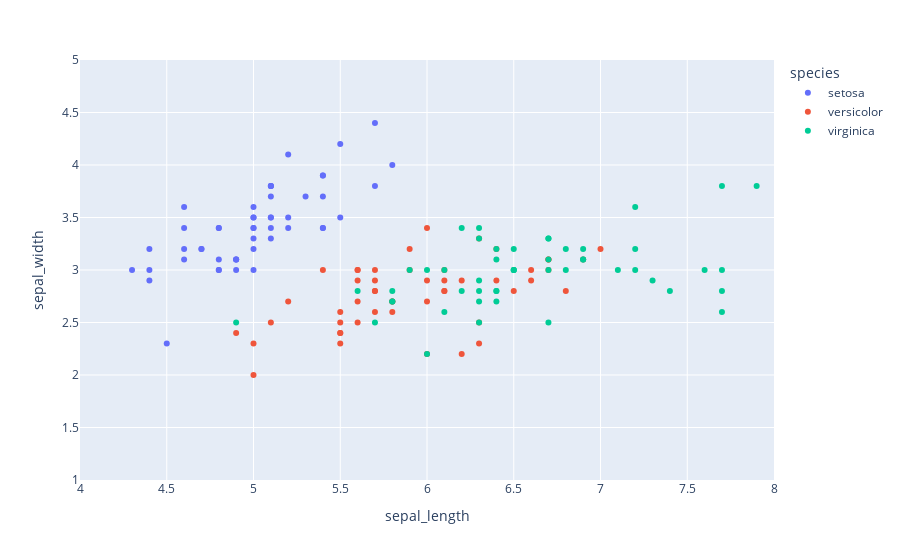

The cell this chart's notebook holds for it:
### Code cell
fig = px.scatter(iris_solucion, 
                 x = "sepal_length", 
                 y = "sepal_width", 
                 color = "species"
                )
fig.update_xaxes(range=[4, 8])
fig.update_yaxes(range=[1, 5])

fig.show()

### Figure 1 — Plotly figure (JSON) as saved in the notebook; plotly's stock layout.template omitted (floating-point values rounded to 4 significant figures)
{"data": [{"hovertemplate": "species=setosa<br>sepal_length=%{x}<br>sepal_width=%{y}<extra></extra>", "legendgroup": "setosa", "marker": {"color": "#636efa", "symbol": "circle"}, "mode": "markers", "name": "setosa", "orientation": "v", "showlegend": true, "type": "scatter", "x": [5.1, 4.9, 4.7, 4.6, 5, 5.4, 4.6, 5, 4.4, 4.9, 5.4, 4.8, 4.8, 4.3, 5.8, 5.7, 5.4, 5.1, 5.7, 5.1, 5.4, 5.1, 4.6, 5.1, 4.8, 5, 5, 5.2, 5.2, 4.7, 4.8, 5.4, 5.2, 5.5, 4.9, 5, 5.5, 4.9, 4.4, 5.1, 5, 4.5, 4.4, 5, 5.1, 4.8, 5.1, 4.6, 5.3, 5], "xaxis": "x", "y": [3.5, 3, 3.2, 3.1, 3.6, 3.9, 3.4, 3.4, 2.9, 3.1, 3.7, 3.4, 3, 3, 4, 4.4, 3.9, 3.5, 3.8, 3.8, 3.4, 3.7, 3.6, 3.3, 3.4, 3, 3.4, 3.5, 3.4, 3.2, 3.1, 3.4, 4.1, 4.2, 3.1, 3.2, 3.5, 3.1, 3, 3.4, 3.5, 2.3, 3.2, 3.5, 3.8, 3, 3.8, 3.2, 3.7, 3.3], "yaxis": "y"}, {"hovertemplate": "species=versicolor<br>sepal_length=%{x}<br>sepal_width=%{y}<extra></extra>", "legendgroup": "versicolor", "marker": {"color": "#EF553B", "symbol": "circle"}, "mode": "markers", "name": "versicolor", "orientation": "v", "showlegend": true, "type": "scatter", "x": [7, 6.4, 6.9, 5.5, 6.5, 5.7, 6.3, 4.9, 6.6, 5.2, 5, 5.9, 6, 6.1, 5.6, 6.7, 5.6, 5.8, 6.2, 5.6, 5.9, 6.1, 6.3, 6.1, 6.4, 6.6, 6.8, 6.7, 6, 5.7, 5.5, 5.5, 5.8, 6, 5.4, 6, 6.7, 6.3, 5.6, 5.5, 5.5, 6.1, 5.8, 5, 5.6, 5.7, 5.7, 6.2, 5.1, 5.7], "xaxis": "x", "y": [3.2, 3.2, 3.1, 2.3, 2.8, 2.8, 3.3, 2.4, 2.9, 2.7, 2, 3, 2.2, 2.9, 2.9, 3.1, 3, 2.7, 2.2, 2.5, 3.2, 2.8, 2.5, 2.8, 2.9, 3, 2.8, 3, 2.9, 2.6, 2.4, 2.4, 2.7, 2.7, 3, 3.4, 3.1, 2.3, 3, 2.5, 2.6, 3, 2.6, 2.3, 2.7, 3, 2.9, 2.9, 2.5, 2.8], "yaxis": "y"}, {"hovertemplate": "species=virginica<br>sepal_length=%{x}<br>sepal_width=%{y}<extra></extra>", "legendgroup": "virginica", "marker": {"color": "#00cc96", "symbol": "circle"}, "mode": "markers", "name": "virginica", "orientation": "v", "showlegend": true, "type": "scatter", "x": [6.3, 5.8, 7.1, 6.3, 6.5, 7.6, 4.9, 7.3, 6.7, 7.2, 6.5, 6.4, 6.8, 5.7, 5.8, 6.4, 6.5, 7.7, 7.7, 6, 6.9, 5.6, 7.7, 6.3, 6.7, 7.2, 6.2, 6.1, 6.4, 7.2, 7.4, 7.9, 6.4, 6.3, 6.1, 7.7, 6.3, 6.4, 6, 6.9, 6.7, 6.9, 5.8, 6.8, 6.7, 6.7, 6.3, 6.5, 6.2, 5.9], "xaxis": "x", "y": [3.3, 2.7, 3, 2.9, 3, 3, 2.5, 2.9, 2.5, 3.6, 3.2, 2.7, 3, 2.5, 2.8, 3.2, 3, 3.8, 2.6, 2.2, 3.2, 2.8, 2.8, 2.7, 3.3, 3.2, 2.8, 3, 2.8, 3, 2.8, 3.8, 2.8, 2.8, 2.6, 3, 3.4, 3.1, 3, 3.1, 3.1, 3.1, 2.7, 3.2, 3.3, 3, 2.5, 3, 3.4, 3], "yaxis": "y"}], "layout": {"legend": {"title": {"text": "species"}, "tracegroupgap": 0}, "margin": {"t": 60}, "xaxis": {"anchor": "y", "domain": [0, 1], "range": [4, 8], "title": {"text": "sepal_length"}}, "yaxis": {"anchor": "x", "domain": [0, 1], "range": [1, 5], "title": {"text": "sepal_width"}}}}
